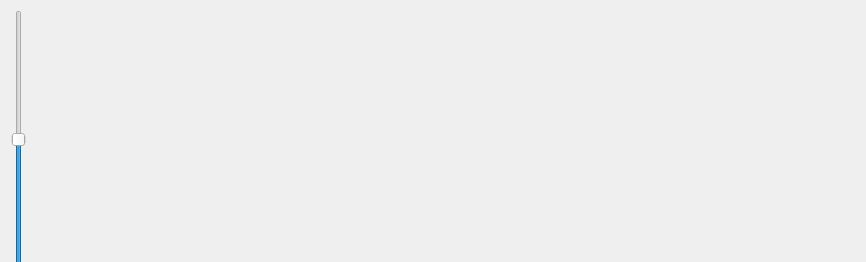
<?xml version="1.0" encoding="UTF-8"?>
<ui version="4.0">
 <class>scopeWidget</class>
 <widget class="QWidget" name="scopeWidget">
  <property name="geometry">
   <rect>
    <x>0</x>
    <y>0</y>
    <width>866</width>
    <height>262</height>
   </rect>
  </property>
  <property name="windowTitle">
   <string>DAB spectrum</string>
  </property>
  <widget class="QwtPlot" name="dabScope">
   <property name="geometry">
    <rect>
     <x>50</x>
     <y>10</y>
     <width>791</width>
     <height>231</height>
    </rect>
   </property>
  </widget>
  <widget class="QSlider" name="scopeAmplification">
   <property name="geometry">
    <rect>
     <x>10</x>
     <y>10</y>
     <width>18</width>
     <height>261</height>
    </rect>
   </property>
   <property name="value">
    <number>50</number>
   </property>
   <property name="orientation">
    <enum>Qt::Vertical</enum>
   </property>
  </widget>
 </widget>
 <customwidgets>
  <customwidget>
   <class>QwtPlot</class>
   <extends>QFrame</extends>
   <header>qwt_plot.h</header>
  </customwidget>
 </customwidgets>
 <resources/>
 <connections/>
</ui>
